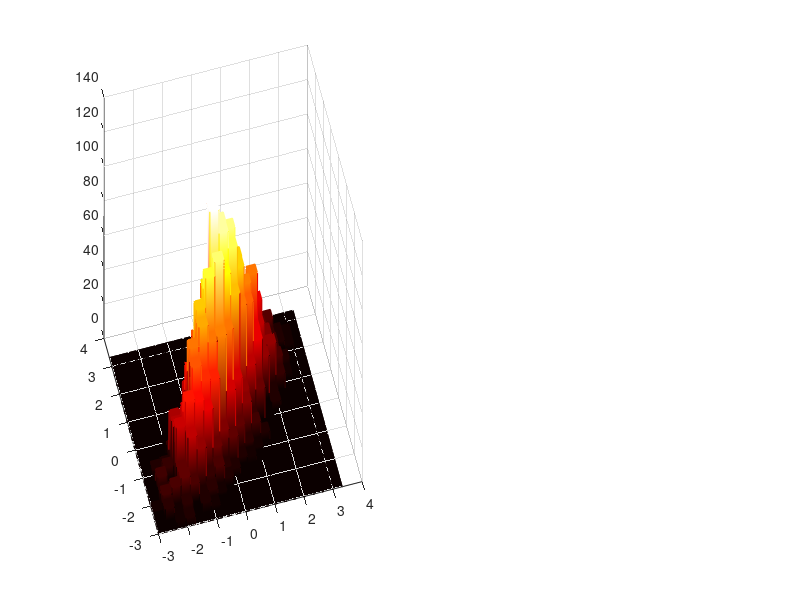

This chart was generated by the following MATLAB code: (Note: this script raises an error after producing the figure.)
%--------------------------------------------------
% EXAMPLE 2: METROPOLIS-HASTINGS
% COMPONENT-WISE SAMPLING OF BIVARIATE NORMAL
rand('seed' ,12345);
 
% TARGET DISTRIBUTION
p = inline('mvnpdf(x,[0 0],[1 0.8;0.8 1])','x');
 
nSamples = 5000;
propSigma = 1;      % PROPOSAL VARIANCE
minn = [-3 -3];
maxx = [3 3];
 
% INITIALIZE COMPONENT-WISE SAMPLER
x = zeros(nSamples,2);
xCurrent(1) = randn;
xCurrent(2) = randn;
dims = 1:2; % INDICES INTO EACH DIMENSION
t = 1;
x(t,1) = xCurrent(1);
x(t,2) = xCurrent(2);
 
% RUN SAMPLER
while t < nSamples
    t = t + 1;
    for iD = 1:2 % LOOP OVER DIMENSIONS
 
        % SAMPLE PROPOSAL
        xStar = normrnd(xCurrent(:,iD), propSigma);
 
        % NOTE: CORRECTION FACTOR c=1 BECAUSE
        % N(mu,1) IS SYMMETRIC, NO NEED TO CALCULATE
 
        % CALCULATE THE ACCEPTANCE PROBABILITY
        pratio = p([xStar xCurrent(dims~=iD)])/ ...
        p([xCurrent(1) xCurrent(2)]);
        alpha = min([1, pratio]);
 
        % ACCEPT OR REJECT?
        u = rand;
        if u < alpha
            xCurrent(iD) = xStar;
        end
    end
 
    % UPDATE SAMPLES
    x(t,:) = xCurrent;
end
 
% DISPLAY
nBins = 20;
bins1 = linspace(minn(1), maxx(1), nBins);
bins2 = linspace(minn(2), maxx(2), nBins);
 
% DISPLAY SAMPLED DISTRIBUTION
figure;
ax = subplot(121);
bins1 = linspace(minn(1), maxx(1), nBins);
bins2 = linspace(minn(2), maxx(2), nBins);
sampX = hist3(x, 'Edges', {bins1, bins2});
hist3(x, 'Edges', {bins1, bins2});
view(-15,40)
 
% COLOR HISTOGRAM BARS ACCORDING TO HEIGHT
colormap hot
set(gcf,'renderer','opengl');
set(get(gca,'child'),'FaceColor','interp','CDataMode','auto');
xlabel('x_1'); ylabel('x_2'); zlabel('Frequency');
axis square
set(ax,'xTick',[minn(1),0,maxx(1)]);
set(ax,'yTick',[minn(2),0,maxx(2)]);
title('Sampled Distribution');
 
% DISPLAY ANALYTIC DENSITY
ax = subplot(122);
[x1 ,x2] = meshgrid(bins1,bins2);
probX = p([x1(:), x2(:)]);
probX = reshape(probX ,nBins, nBins);
surf(probX); axis xy
view(-15,40)
xlabel('x_1'); ylabel('x_2'); zlabel('p({\bfx})');
colormap hot
axis square
set(ax,'xTick',[1,round(nBins/2),nBins]);
set(ax,'xTickLabel',[minn(1),0,maxx(1)]);
set(ax,'yTick',[1,round(nBins/2),nBins]);
set(ax,'yTickLabel',[minn(2),0,maxx(2)]);
title('Analytic Distribution')